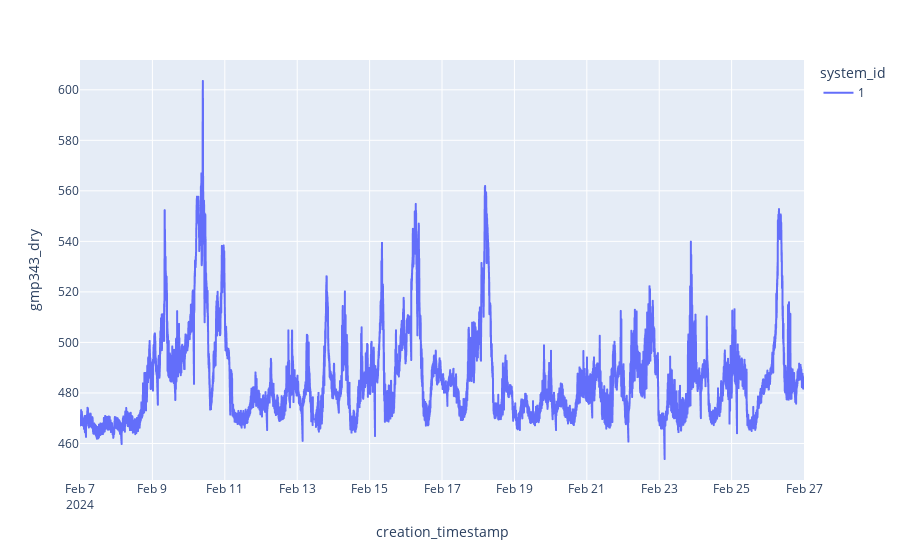
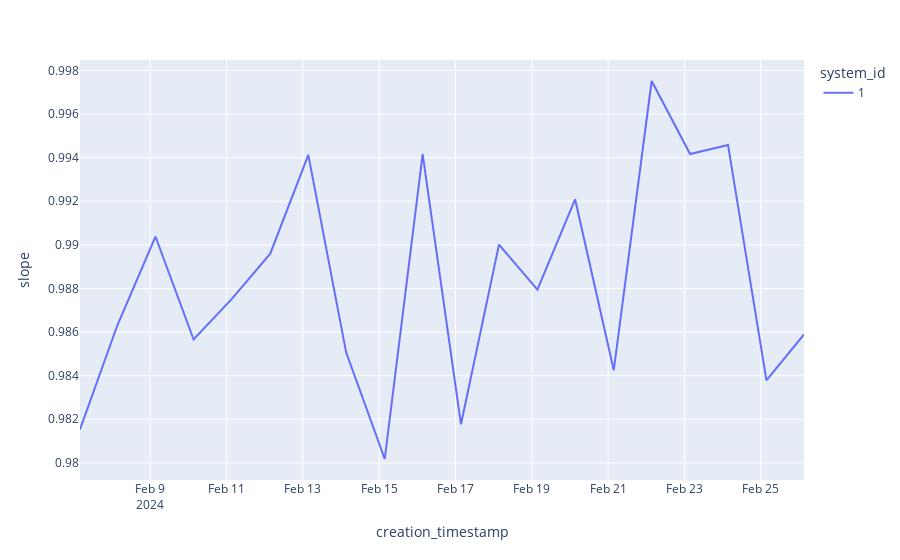
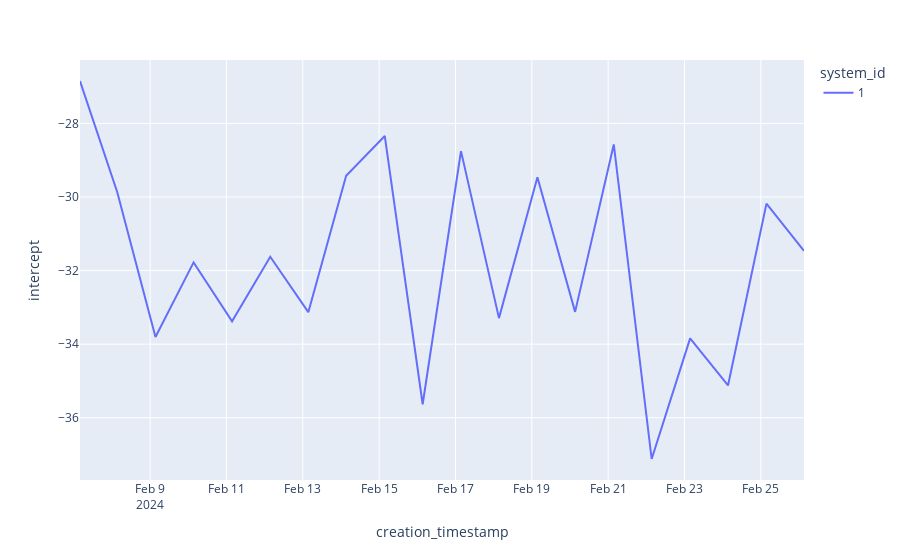

These figures' notebook cell, in order:
### Code cell
id = 1

fig = px.line(df_1min.filter(pl.col("system_id") == id), x="creation_timestamp", y = "gmp343_dry", color = "system_id")
fig.show()

fig = px.line(df_slope_intercept.filter(pl.col("system_id") == id), x="creation_timestamp", y = "slope", color = "system_id")
fig.show()

fig = px.line(df_slope_intercept.filter(pl.col("system_id") == id), x="creation_timestamp", y = "intercept", color = "system_id")
fig.show()

### Figure 1 — Plotly figure (JSON) as saved in the notebook; plotly's stock layout.template omitted (floating-point values rounded to 4 significant figures; data arrays with more than 128 entries replaced by an {"elided": "..."} marker saying what was removed)
{"data": [{"hovertemplate": "system_id=1<br>creation_timestamp=%{x}<br>gmp343_dry=%{y}<extra></extra>", "legendgroup": "1", "line": {"color": "#636efa", "dash": "solid"}, "marker": {"symbol": "circle"}, "mode": "lines", "name": "1", "showlegend": true, "type": "scattergl", "x": {"elided": "28009 str values"}, "xaxis": "x", "y": {"elided": "28009 float values"}, "yaxis": "y"}], "layout": {"legend": {"title": {"text": "system_id"}, "tracegroupgap": 0}, "margin": {"t": 60}, "xaxis": {"anchor": "y", "domain": [0, 1], "title": {"text": "creation_timestamp"}}, "yaxis": {"anchor": "x", "domain": [0, 1], "title": {"text": "gmp343_dry"}}}}

### Figure 2 — Plotly figure (JSON) as saved in the notebook; plotly's stock layout.template omitted (floating-point values rounded to 4 significant figures)
{"data": [{"hovertemplate": "system_id=1<br>creation_timestamp=%{x}<br>slope=%{y}<extra></extra>", "legendgroup": "1", "line": {"color": "#636efa", "dash": "solid"}, "marker": {"symbol": "circle"}, "mode": "lines", "name": "1", "orientation": "v", "showlegend": true, "type": "scatter", "x": ["2024-02-07T03:55:02.850000+00:00", "2024-02-08T03:21:05.640000+00:00", "2024-02-09T03:22:32.740000+00:00", "2024-02-10T03:20:43.330000+00:00", "2024-02-11T03:31:41.860000+00:00", "2024-02-12T03:32:23.750000+00:00", "2024-02-13T03:27:59.250000+00:00", "2024-02-14T03:15:12.890000+00:00", "2024-02-15T03:31:56.750000+00:00", "2024-02-16T03:21:47.310000+00:00", "2024-02-17T03:28:23.730000+00:00", "2024-02-18T03:20:59.160000+00:00", "2024-02-19T03:31:15.590000+00:00", "2024-02-20T03:12:51.470000+00:00", "2024-02-21T03:31:48.220000+00:00", "2024-02-22T03:21:08.330000+00:00", "2024-02-23T03:31:41.530000+00:00", "2024-02-24T03:21:37.690000+00:00", "2024-02-25T03:31:55.230000+00:00", "2024-02-26T03:08:04.230000+00:00"], "xaxis": "x", "y": [0.9815, 0.9863, 0.9904, 0.9857, 0.9875, 0.9896, 0.9941, 0.9851, 0.9802, 0.9942, 0.9818, 0.99, 0.9879, 0.9921, 0.9843, 0.9975, 0.9942, 0.9946, 0.9838, 0.9859], "yaxis": "y"}], "layout": {"legend": {"title": {"text": "system_id"}, "tracegroupgap": 0}, "margin": {"t": 60}, "xaxis": {"anchor": "y", "domain": [0, 1], "title": {"text": "creation_timestamp"}}, "yaxis": {"anchor": "x", "domain": [0, 1], "title": {"text": "slope"}}}}

### Figure 3 — Plotly figure (JSON) as saved in the notebook; plotly's stock layout.template omitted (floating-point values rounded to 4 significant figures)
{"data": [{"hovertemplate": "system_id=1<br>creation_timestamp=%{x}<br>intercept=%{y}<extra></extra>", "legendgroup": "1", "line": {"color": "#636efa", "dash": "solid"}, "marker": {"symbol": "circle"}, "mode": "lines", "name": "1", "orientation": "v", "showlegend": true, "type": "scatter", "x": ["2024-02-07T03:55:02.850000+00:00", "2024-02-08T03:21:05.640000+00:00", "2024-02-09T03:22:32.740000+00:00", "2024-02-10T03:20:43.330000+00:00", "2024-02-11T03:31:41.860000+00:00", "2024-02-12T03:32:23.750000+00:00", "2024-02-13T03:27:59.250000+00:00", "2024-02-14T03:15:12.890000+00:00", "2024-02-15T03:31:56.750000+00:00", "2024-02-16T03:21:47.310000+00:00", "2024-02-17T03:28:23.730000+00:00", "2024-02-18T03:20:59.160000+00:00", "2024-02-19T03:31:15.590000+00:00", "2024-02-20T03:12:51.470000+00:00", "2024-02-21T03:31:48.220000+00:00", "2024-02-22T03:21:08.330000+00:00", "2024-02-23T03:31:41.530000+00:00", "2024-02-24T03:21:37.690000+00:00", "2024-02-25T03:31:55.230000+00:00", "2024-02-26T03:08:04.230000+00:00"], "xaxis": "x", "y": [-26.85, -29.87, -33.8, -31.78, -33.38, -31.62, -33.13, -29.43, -28.34, -35.63, -28.75, -33.29, -29.46, -33.12, -28.57, -37.12, -33.84, -35.12, -30.18, -31.46], "yaxis": "y"}], "layout": {"legend": {"title": {"text": "system_id"}, "tracegroupgap": 0}, "margin": {"t": 60}, "xaxis": {"anchor": "y", "domain": [0, 1], "title": {"text": "creation_timestamp"}}, "yaxis": {"anchor": "x", "domain": [0, 1], "title": {"text": "intercept"}}}}
